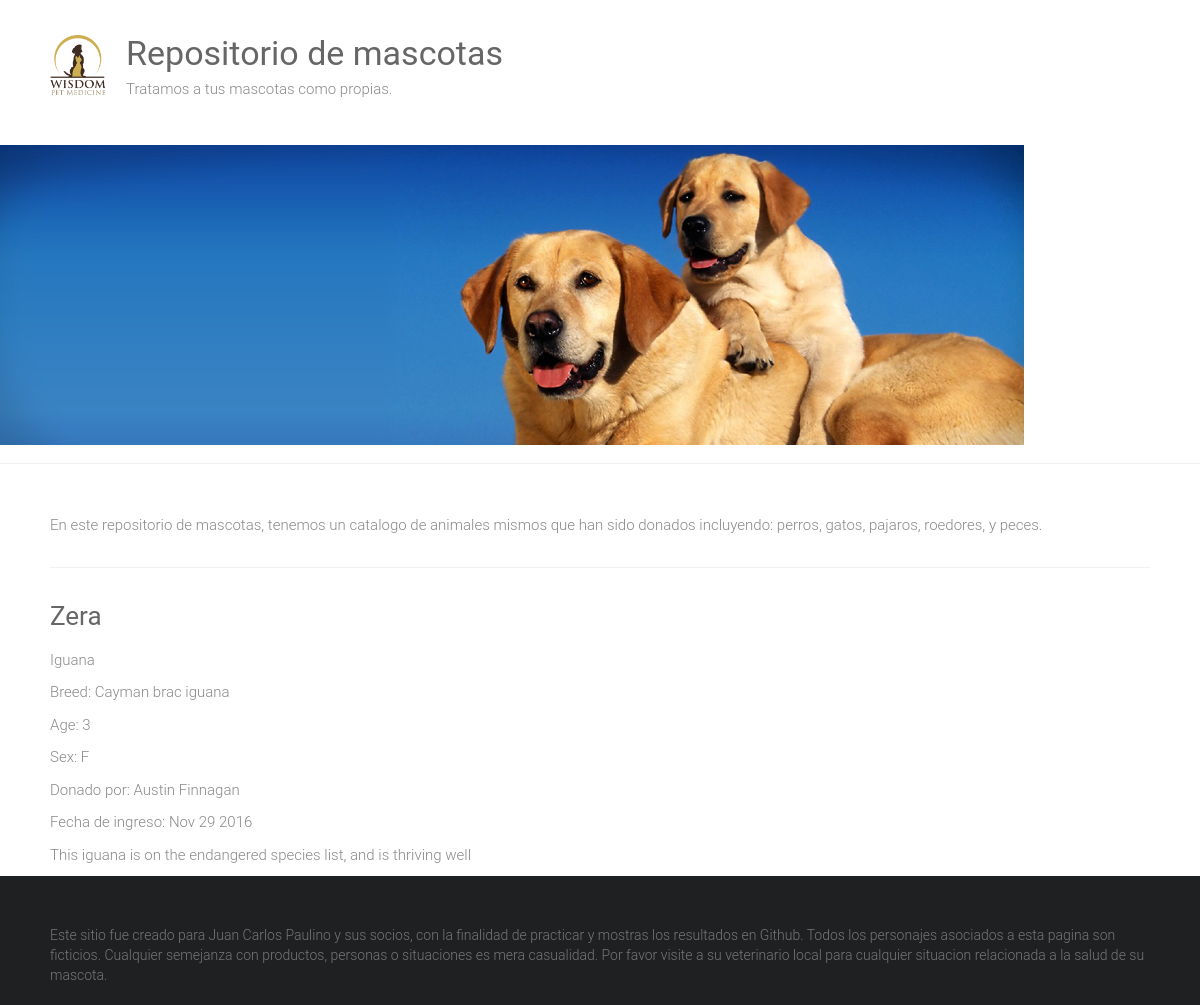
/adoptions/3/, run on the app's committed database.
### adoptions/models.py (models this page shows)
class Pet(models.Model):
    SEX_CHOICES = [('M', 'Male'), ('F', 'Female')]
    name = models.CharField(max_length=100)
    submitter = models.CharField(max_length=100)
    species = models.CharField(max_length=30)
    breed = models.CharField(max_length=30, blank=True)
    description = models.TextField()
    sex = models.CharField(max_length=1, choices=SEX_CHOICES, blank=True)
    submission_date = models.DateTimeField()
    age = models.IntegerField(null=True)
    vaccinations = models.ManyToManyField('Vaccine', blank=True)

### adoptions/views.py (the view)
# urls.py: path('adoptions/<int:pet_id>/', views.pet_detail, name='pet_detail')
def pet_detail(request, pet_id):
    try:
        pet = Pet.objects.get(id=pet_id)
    except Pet.DoesNotExist:
        raise Http404('pet not found')
    return render(request, 'pet_detail.html', {
        'pet': pet,
    })

### adoptions/templates/pet_detail.html (shortened to what this page needs)
{% extends "base.html" %}
{% block content %}
<div>
    <h3>{{ pet.name|capfirst }}</h3>
    <p>{{ pet.species }}</p>
    {% if pet.breed %}
        <p>Breed: {{ pet.breed }}</p>
    {% endif %}
    {% if pet.age %}
        <p>Age: {{ pet.age }}</p>
    {% endif %}
    {% if pet.sex %}
        <p>Sex: {{ pet.sex }}</p>
    {% endif %}
    <p>Donado por: {{ pet.submitter }}</p>
    <p>Fecha de ingreso: {{ pet.submission_date|date:"M d Y" }}</p>
    <p>{{ pet.description }}</p>
</div>
{% endblock %}

### static/style.css (style rules this page uses)
html, body, div, span, applet, object, iframe, h1, h2, h3, h4, h5, h6, p, blockquote, pre, a, abbr, acronym, address, big, cite, code, del, dfn, em, font, ins, kbd, q, s, samp, small, strike, strong, sub, sup, tt, var, dl, dt, dd, ol, ul, li, fieldset, form, label, legend, table, caption, tbody, tfoot, thead, tr, th, td { border: 0; font: inherit; font-size: 100%; font-style: inherit; font-weight: inherit; margin: 0; outline: 0; padding: 0; vertical-align: baseline; }
html { overflow-y: scroll; -webkit-text-size-adjust: 100%; -ms-text-size-adjust: 100%; }
h1, h2, h3, h4, h5, h6 { color: #666666; line-height: 1.4; padding-bottom: 15px; font-weight: normal; }
h3 { font-size: 26px; }
body, button, input, select, textarea { color: #888888; font-size: 15px; line-height: 1.5; font-family: 'Roboto', sans-serif; font-weight: 300; }
p { color: #888888; font-size: 15px; line-height: 1.5; margin-bottom: 15px; font-weight: 300; }
body { background: #f2f2f2; }
body { padding-top: 30px; padding-bottom: 30px; }
body.wide { padding-top: 0; padding-bottom: 0; }
.single-page p { margin-bottom: 10px; }

### data on the page
Pet: name "Zera", species "Iguana", breed "Cayman brac iguana", age "3", sex "F", submitter "Austin Finnagan", submission_date "Nov 29 2016", description "This iguana is on the endangered species list, and is thriving well"
